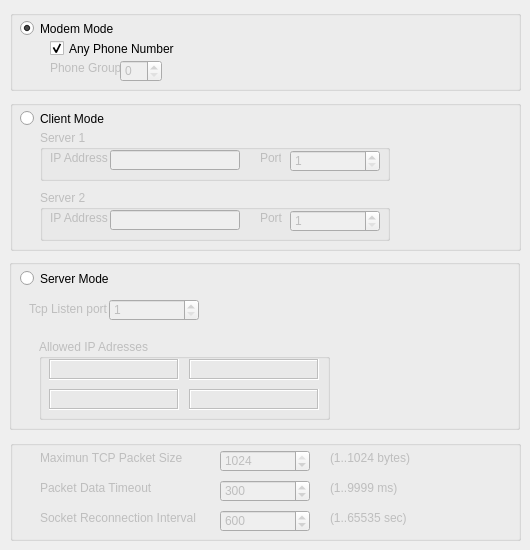
    <widget class="QWidget" name="tabMode">
     <attribute name="title">
      <string>Mode</string>
     </attribute>
     <widget class="QRadioButton" name="radioModeModem">
      <property name="geometry">
       <rect>
        <x>20</x>
        <y>20</y>
        <width>131</width>
        <height>17</height>
       </rect>
      </property>
      <property name="text">
       <string>Modem Mode</string>
      </property>
      <property name="checked">
       <bool>true</bool>
      </property>
     </widget>
     <widget class="QRadioButton" name="radioModeClient">
      <property name="geometry">
       <rect>
        <x>20</x>
        <y>110</y>
        <width>141</width>
        <height>17</height>
       </rect>
      </property>
      <property name="text">
       <string>Client Mode</string>
      </property>
     </widget>
     <widget class="QGroupBox" name="groupModeModem">
      <property name="geometry">
       <rect>
        <x>10</x>
        <y>10</y>
        <width>511</width>
        <height>81</height>
       </rect>
      </property>
      <property name="title">
       <string/>
      </property>
      <widget class="QCheckBox" name="APHN">
       <property name="geometry">
        <rect>
         <x>40</x>
         <y>30</y>
         <width>301</width>
         <height>17</height>
        </rect>
       </property>
       <property name="text">
        <string>Any Phone Number</string>
       </property>
       <property name="checked">
        <bool>true</bool>
       </property>
      </widget>
      <widget class="QLabel" name="lblModeModemPhoneGroup">
       <property name="enabled">
        <bool>false</bool>
       </property>
       <property name="geometry">
        <rect>
         <x>40</x>
         <y>50</y>
         <width>81</width>
         <height>16</height>
        </rect>
       </property>
       <property name="text">
        <string>Phone Group</string>
       </property>
      </widget>
      <widget class="QSpinBox" name="GCSD">
       <property name="enabled">
        <bool>false</bool>
       </property>
       <property name="geometry">
        <rect>
         <x>110</x>
         <y>50</y>
         <width>42</width>
         <height>22</height>
        </rect>
       </property>
       <property name="maximum">
        <number>9</number>
       </property>
      </widget>
     </widget>
     <widget class="QGroupBox" name="groupModeClient">
      <property name="enabled">
       <bool>false</bool>
      </property>
      <property name="geometry">
       <rect>
        <x>10</x>
        <y>100</y>
        <width>511</width>
        <height>151</height>
       </rect>
      </property>
      <property name="title">
       <string/>
      </property>
      <widget class="QGroupBox" name="groupBox_3">
       <property name="geometry">
        <rect>
         <x>30</x>
         <y>30</y>
         <width>350</width>
         <height>51</height>
        </rect>
       </property>
       <property name="title">
        <string>Server 1</string>
       </property>
       <widget class="QLabel" name="label_2">
        <property name="geometry">
         <rect>
          <x>10</x>
          <y>20</y>
          <width>61</width>
          <height>16</height>
         </rect>
        </property>
        <property name="text">
         <string>IP Address</string>
        </property>
       </widget>
       <widget class="QLabel" name="label_3">
        <property name="geometry">
         <rect>
          <x>220</x>
          <y>20</y>
          <width>21</width>
          <height>16</height>
         </rect>
        </property>
        <property name="text">
         <string>Port</string>
        </property>
       </widget>
       <widget class="QSpinBox" name="PTC1">
        <property name="geometry">
         <rect>
          <x>250</x>
          <y>20</y>
          <width>90</width>
          <height>22</height>
         </rect>
        </property>
        <property name="minimum">
         <number>1</number>
        </property>
        <property name="maximum">
         <number>65535</number>
        </property>
       </widget>
       <widget class="QLineEdit" name="IPC1">
        <property name="geometry">
         <rect>
          <x>70</x>
          <y>20</y>
          <width>130</width>
          <height>20</height>
         </rect>
        </property>
        <property name="maxLength">
         <number>25</number>
        </property>
       </widget>
      </widget>
      <widget class="QGroupBox" name="groupBox_4">
       <property name="geometry">
        <rect>
         <x>30</x>
         <y>90</y>
         <width>350</width>
         <height>51</height>
        </rect>
       </property>
       <property name="title">
        <string>Server 2</string>
       </property>
       <widget class="QLabel" name="label_6">
        <property name="geometry">
         <rect>
          <x>10</x>
          <y>20</y>
          <width>61</width>
          <height>16</height>
         </rect>
        </property>
        <property name="text">
         <string>IP Address</string>
        </property>
       </widget>
       <widget class="QLabel" name="label_7">
        <property name="geometry">
         <rect>
          <x>220</x>
          <y>20</y>
          <width>41</width>
          <height>16</height>
         </rect>
        </property>
        <property name="text">
         <string>Port</string>
        </property>
       </widget>
       <widget class="QSpinBox" name="PTC2">
        <property name="geometry">
         <rect>
          <x>250</x>
          <y>20</y>
          <width>90</width>
          <height>22</height>
         </rect>
        </property>
        <property name="minimum">
         <number>1</number>
        </property>
        <property name="maximum">
         <number>65535</number>
        </property>
       </widget>
       <widget class="QLineEdit" name="IPC2">
        <property name="geometry">
         <rect>
          <x>70</x>
          <y>20</y>
          <width>130</width>
          <height>20</height>
         </rect>
        </property>
        <property name="maxLength">
         <number>25</number>
        </property>
       </widget>
      </widget>
     </widget>
     <widget class="QRadioButton" name="radioModeServer">
      <property name="geometry">
       <rect>
        <x>20</x>
        <y>270</y>
        <width>141</width>
        <height>17</height>
       </rect>
      </property>
      <property name="text">
       <string>Server Mode</string>
      </property>
     </widget>
     <widget class="QGroupBox" name="groupModeServer">
      <property name="enabled">
       <bool>false</bool>
      </property>
      <property name="geometry">
       <rect>
        <x>9</x>
        <y>259</y>
        <width>511</width>
        <height>171</height>
       </rect>
      </property>
      <property name="title">
       <string/>
      </property>
      <widget class="QLabel" name="label_12">
       <property name="geometry">
        <rect>
         <x>20</x>
         <y>40</y>
         <width>91</width>
         <height>20</height>
        </rect>
       </property>
       <property name="text">
        <string>Tcp Listen port</string>
       </property>
      </widget>
      <widget class="QGroupBox" name="groupBox_8">
       <property name="geometry">
        <rect>
         <x>30</x>
         <y>80</y>
         <width>291</width>
         <height>81</height>
        </rect>
       </property>
       <property name="title">
        <string>Allowed IP Adresses</string>
       </property>
       <widget class="IPCtrl" name="EIP1">
        <property name="geometry">
         <rect>
          <x>10</x>
          <y>20</y>
          <width>130</width>
          <height>21</height>
         </rect>
        </property>
        <property name="frameShape">
         <enum>QFrame::Box</enum>
        </property>
        <property name="frameShadow">
         <enum>QFrame::Sunken</enum>
        </property>
       </widget>
       <widget class="IPCtrl" name="EIP2">
        <property name="geometry">
         <rect>
          <x>150</x>
          <y>20</y>
          <width>130</width>
          <height>21</height>
         </rect>
        </property>
        <property name="frameShape">
         <enum>QFrame::Box</enum>
        </property>
        <property name="frameShadow">
         <enum>QFrame::Sunken</enum>
        </property>
       </widget>
       <widget class="IPCtrl" name="EIP3">
        <property name="geometry">
         <rect>
          <x>10</x>
          <y>50</y>
          <width>130</width>
          <height>21</height>
         </rect>
        </property>
        <property name="frameShape">
         <enum>QFrame::Box</enum>
        </property>
        <property name="frameShadow">
         <enum>QFrame::Sunken</enum>
        </property>
       </widget>
       <widget class="IPCtrl" name="EIP4">
        <property name="geometry">
         <rect>
          <x>150</x>
          <y>50</y>
          <width>130</width>
          <height>21</height>
         </rect>
        </property>
        <property name="frameShape">
         <enum>QFrame::Box</enum>
        </property>
        <property name="frameShadow">
         <enum>QFrame::Sunken</enum>
        </property>
       </widget>
      </widget>
      <widget class="QSpinBox" name="PTSR">
       <property name="geometry">
        <rect>
         <x>100</x>
         <y>40</y>
         <width>90</width>
         <height>22</height>
        </rect>
       </property>
       <property name="minimum">
        <number>1</number>
       </property>
       <property name="maximum">
        <number>65535</number>
       </property>
      </widget>
     </widget>
     <widget class="QGroupBox" name="groupModeServerClient">
      <property name="enabled">
       <bool>false</bool>
      </property>
      <property name="geometry">
       <rect>
        <x>10</x>
        <y>440</y>
        <width>511</width>
        <height>101</height>
       </rect>
      </property>
      <property name="title">
       <string/>
      </property>
      <widget class="QLabel" name="label_14">
       <property name="geometry">
        <rect>
         <x>30</x>
         <y>10</y>
         <width>171</width>
         <height>16</height>
        </rect>
       </property>
       <property name="text">
        <string>Maximun TCP Packet Size</string>
       </property>
      </widget>
      <widget class="QLabel" name="label_15">
       <property name="geometry">
        <rect>
         <x>30</x>
         <y>40</y>
         <width>171</width>
         <height>16</height>
        </rect>
       </property>
       <property name="text">
        <string>Packet Data Timeout</string>
       </property>
      </widget>
      <widget class="QLabel" name="label_16">
       <property name="geometry">
        <rect>
         <x>30</x>
         <y>70</y>
         <width>171</width>
         <height>16</height>
        </rect>
       </property>
       <property name="text">
        <string>Socket Reconnection Interval</string>
       </property>
      </widget>
      <widget class="QLabel" name="label_17">
       <property name="geometry">
        <rect>
         <x>320</x>
         <y>10</y>
         <width>91</width>
         <height>16</height>
        </rect>
       </property>
       <property name="text">
        <string>(1..1024 bytes)</string>
       </property>
      </widget>
      <widget class="QLabel" name="label_18">
       <property name="geometry">
        <rect>
         <x>320</x>
         <y>40</y>
         <width>91</width>
         <height>16</height>
        </rect>
       </property>
       <property name="text">
        <string>(1..9999 ms)</string>
       </property>
      </widget>
      <widget class="QLabel" name="label_19">
       <property name="geometry">
        <rect>
         <x>320</x>
         <y>70</y>
         <width>91</width>
         <height>16</height>
        </rect>
       </property>
       <property name="text">
        <string>(1..65535 sec)</string>
       </property>
      </widget>
      <widget class="QSpinBox" name="MPSZ">
       <property name="geometry">
        <rect>
         <x>210</x>
         <y>10</y>
         <width>90</width>
         <height>22</height>
        </rect>
       </property>
       <property name="minimum">
        <number>1</number>
       </property>
       <property name="maximum">
        <number>1024</number>
       </property>
       <property name="value">
        <number>1024</number>
       </property>
      </widget>
      <widget class="QSpinBox" name="TRDT">
       <property name="geometry">
        <rect>
         <x>210</x>
         <y>40</y>
         <width>90</width>
         <height>22</height>
        </rect>
       </property>
       <property name="minimum">
        <number>1</number>
       </property>
       <property name="maximum">
        <number>9999</number>
       </property>
       <property name="value">
        <number>300</number>
       </property>
      </widget>
      <widget class="QSpinBox" name="SITT">
       <property name="geometry">
        <rect>
         <x>210</x>
         <y>70</y>
         <width>90</width>
         <height>22</height>
        </rect>
       </property>
       <property name="minimum">
        <number>1</number>
       </property>
       <property name="maximum">
        <number>65535</number>
       </property>
       <property name="value">
        <number>600</number>
       </property>
      </widget>
     </widget>
     <zorder>groupModeServer</zorder>
     <zorder>groupModeClient</zorder>
     <zorder>groupModeModem</zorder>
     <zorder>radioModeModem</zorder>
     <zorder>radioModeClient</zorder>
     <zorder>radioModeServer</zorder>
     <zorder>groupModeServerClient</zorder>
    </widget>
